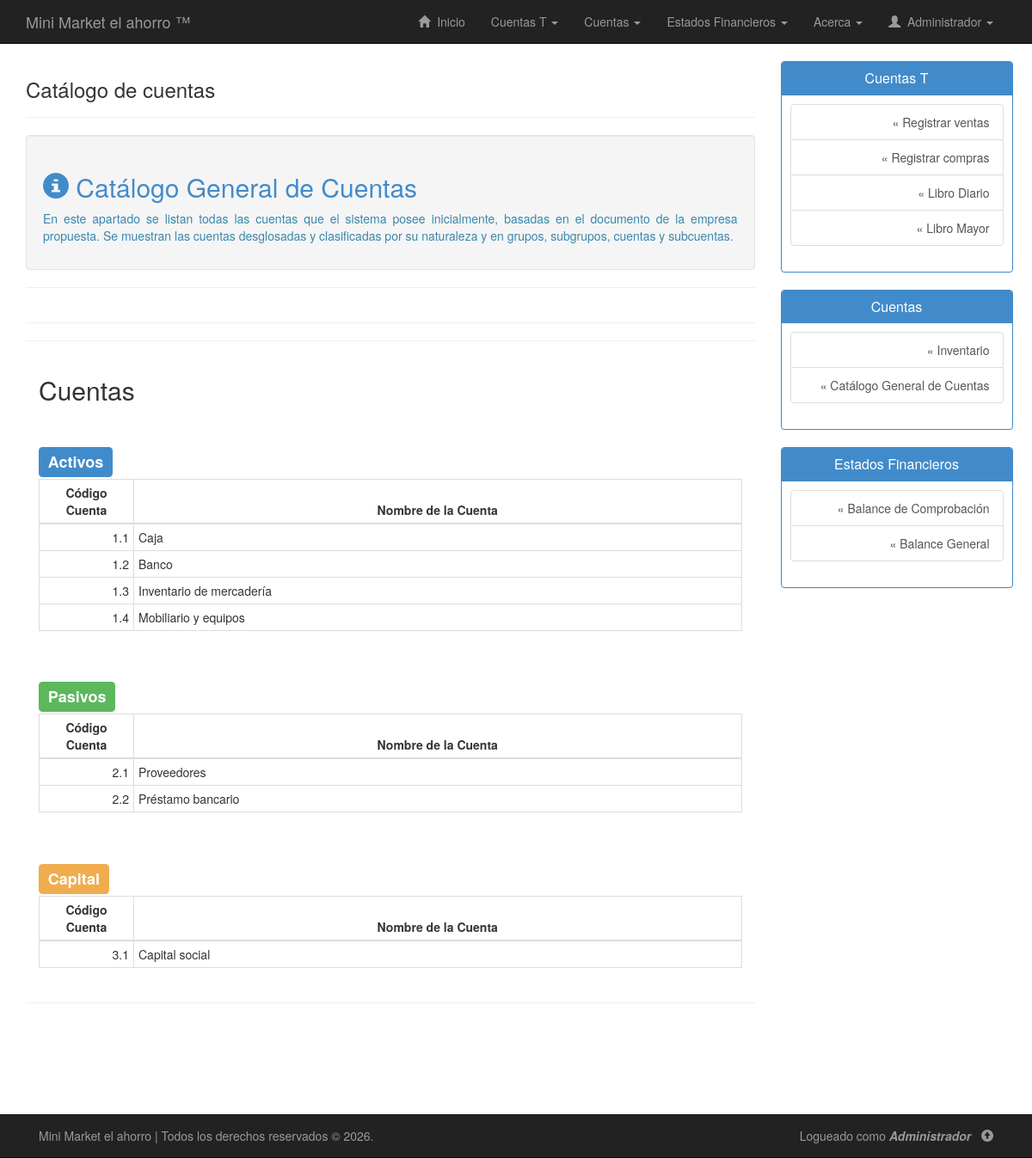
The app's page /php/catalogo-cuentas.php (signed in), older data.
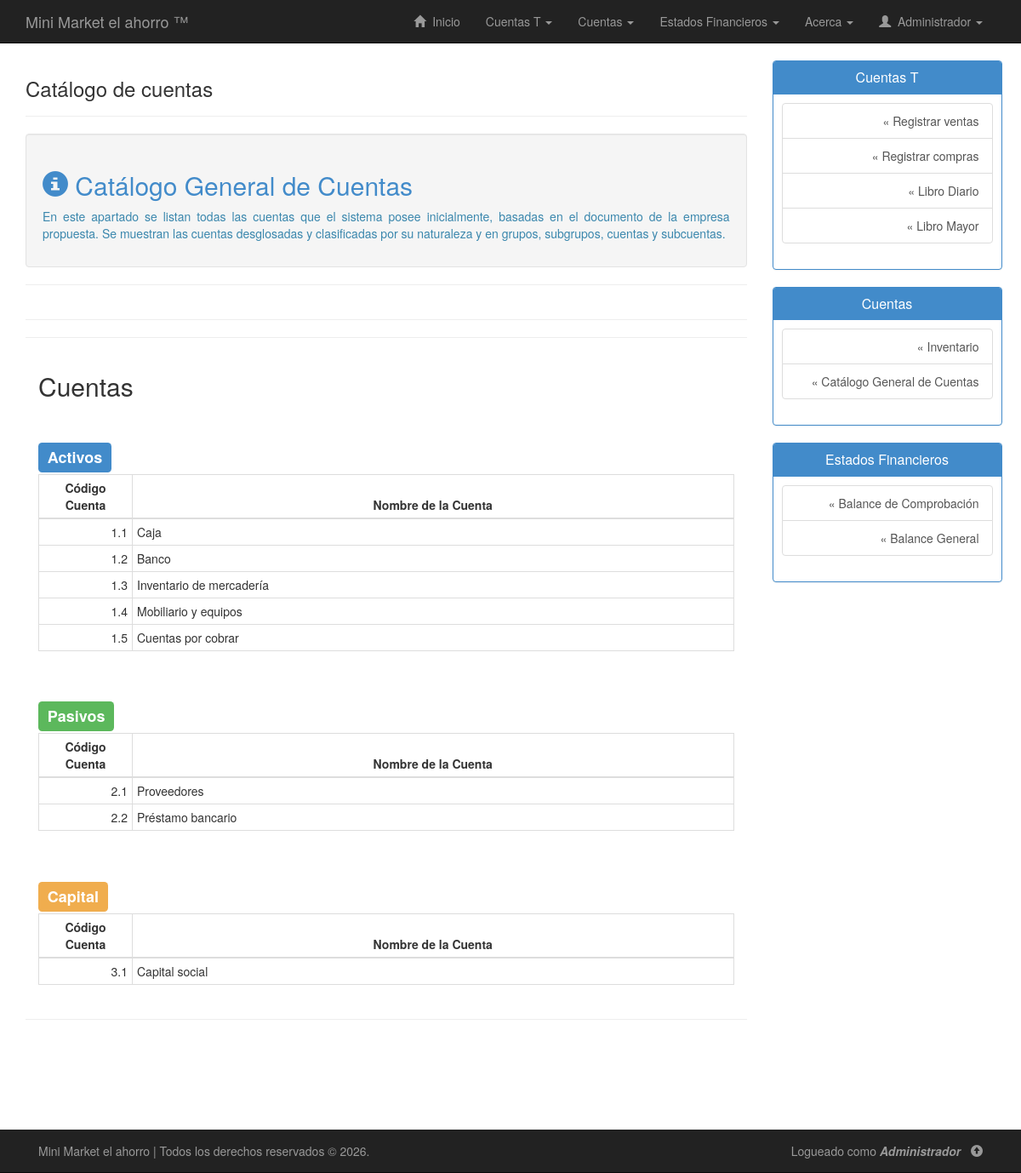
The same page, newer data.
### tables this page shows
CREATE TABLE `cuentas` (
  `codigo_cuenta` varchar(20) NOT NULL,
  `subgrupo` varchar(20) DEFAULT NULL,
  `nombre_cuenta` varchar(50) NOT NULL,
  `tiene_subcuenta` enum('Si','No') NOT NULL,
  `descripcion_cuenta` varchar(255) DEFAULT NULL,
  `saldo_debe` double NOT NULL,
  `saldo_haber` double NOT NULL
);

### php/catalogo-cuentas.php (the view, shortened to what the changed rows need)
<!DOCTYPE html>
<html lang="es">
<head>
        <link rel="stylesheet" type="text/css" href="../css/bootstrap.min.css"/>
        <link rel="stylesheet" type="text/css" href="../css/estilos.css"/>
</head>
<body>
    <div class="container" id="contenido">
        <div class="row row-offcanvas row-offcanvas-right">
            <div class="col-xs-12 col-sm-9">
                <div class="container">
                    <div class="row">
                        <div class="col-lg-12 well">
                            <h2 class="text-primary"><span class="glyphicon glyphicon-info-sign"></span> Catálogo General de Cuentas</h2>
                        </div>
                    </div>
                </div>
                <div class="container">
                    <div class="row">
                        <div class="col-lg-12">
                            <h2>Cuentas</h2>
                            <br>
                            <?php
                                $consulta = "SELECT * FROM cuentas WHERE codigo_cuenta LIKE '1%'";
                                $ejecutar_consulta = $conexion->query($consulta);
                                echo "<div>";
                                echo "<table class='table table-hover table-condensed table-bordered text-left'>";
                                echo "<thead>";
                                echo "<tr>";
                                echo "<th width='110px' class='text-center'>Código Cuenta</th>";
                                echo "<th class='text-center'>Nombre de la Cuenta</th>";
                                echo "</tr>";
                                echo "</thead>";
                                echo "<tbody>";
                                while($registro = $ejecutar_consulta->fetch_assoc()){
                                    echo "<tr>";
                                    echo "<td class='text-right'>".utf8_encode($registro["codigo_cuenta"])."</td>";
                                    echo "<td>".utf8_encode($registro["nombre_cuenta"])."</td>";
                                    echo "</tr>";
                                }
                                echo "</tbody>";
                                echo "</table>";
                                echo "</div>";
                            ?>
                        </div>
                    </div>
                    <div class="row">
                        <div class="col-lg-12">
                            <br>
                            <?php
                                $consulta = "SELECT * FROM cuentas WHERE codigo_cuenta LIKE '2%'";
                                $ejecutar_consulta = $conexion->query($consulta);
                                echo "<div>";
                                echo "<table class='table table-hover table-condensed table-bordered text-left'>";
                                echo "<thead>";
                                echo "<tr>";
                                echo "<th width='110px' class='text-center'>Código Cuenta</th>";
                                echo "<th class='text-center'>Nombre de la Cuenta</th>";
                                echo "</tr>";
                                echo "</thead>";
                                echo "<tbody>";
                                while($registro = $ejecutar_consulta->fetch_assoc()){
                                    echo "<tr>";
                                    echo "<td class='text-right'>".utf8_encode($registro["codigo_cuenta"])."</td>";
                                    echo "<td>".utf8_encode($registro["nombre_cuenta"])."</td>";
                                    echo "</tr>";
                                }
                                echo "</tbody>";
                                echo "</table>";
                                echo "</div>";
                            ?>
                        </div>
                    </div>
                    <div class="row">
                        <div class="col-lg-12">
                            <br>
                            <?php
                                $consulta = "SELECT * FROM cuentas WHERE codigo_cuenta LIKE '3%'";
                                $ejecutar_consulta = $conexion->query($consulta);
                                echo "<div>";
                                echo "<table class='table table-hover table-condensed table-bordered text-left'>";
                                echo "<thead>";
                                echo "<tr>";
                                echo "<th width='110px' class='text-center'>Código Cuenta</th>";
                                echo "<th class='text-center'>Nombre de la Cuenta</th>";
                                echo "</tr>";
                                echo "</thead>";
                                echo "<tbody>";
                                while($registro = $ejecutar_consulta->fetch_assoc()){
                                    echo "<tr>";
                                    echo "<td class='text-right'>".utf8_encode($registro["codigo_cuenta"])."</td>";
                                    echo "<td>".utf8_encode($registro["nombre_cuenta"])."</td>";
                                    echo "</tr>";
                                }
                                echo "</tbody>";
                                echo "</table>";
                                echo "</div>";
                            ?>
                        </div>
                    </div>
                </div>
            </div>
        </div>
    </div>
</body>
</html>

Row changes from the older to the newer data that the page shows:
added cuentas: codigo_cuenta "1.5", nombre_cuenta "Cuentas por cobrar", shown under "Activos"
